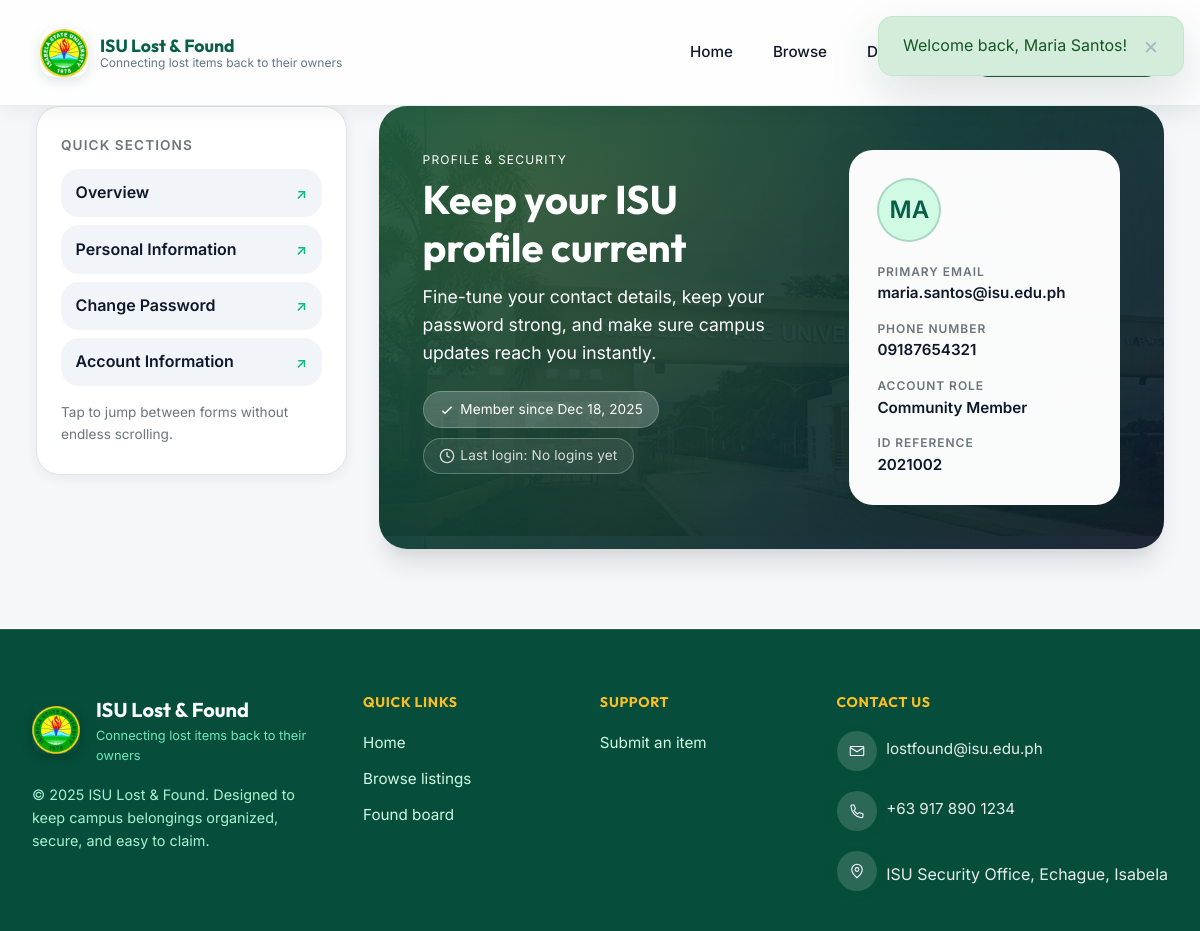
Screenshot of /profile.php (signed in) with the database file from the repository.
### tables this page shows
CREATE TABLE users (
    id INT(11) UNSIGNED AUTO_INCREMENT PRIMARY KEY,
    full_name VARCHAR(100) NOT NULL,
    username VARCHAR(30) UNIQUE NOT NULL,
    email VARCHAR(100) UNIQUE NOT NULL,
    student_staff_id VARCHAR(20) NOT NULL,
    phone VARCHAR(15),
    password VARCHAR(255) NOT NULL,
    is_admin TINYINT(1) DEFAULT 0,
    is_active TINYINT(1) DEFAULT 1,
    created_at TIMESTAMP DEFAULT CURRENT_TIMESTAMP,
    last_login TIMESTAMP NULL,
    INDEX idx_username (username),
    INDEX idx_email (email),
    INDEX idx_is_admin (is_admin)
);

### includes/functions.php (called while the page is built, shortened)
<?php
require_once __DIR__ . '/db.php';
$db = Database::getInstance();
function is_logged_in()
{
    return isset($_SESSION['user_id']) && !empty($_SESSION['user_id']);
}
function get_logged_in_user()
{
    global $db;
    return $db->getUserById($_SESSION['user_id']);
}
function e($string)
{
    return htmlspecialchars($string ?? '', ENT_QUOTES, 'UTF-8');
}
function format_date($date)
{
    return date('M d, Y', strtotime($date));
}

### includes/db.php (called while the page is built, shortened)
<?php
class Database
{
    private static $instance = null;
    private $conn;
    private function __construct()
    {
        try {
            $this->conn = new PDO(
                "mysql:host=" . DB_HOST . ";dbname=" . DB_NAME . ";charset=utf8mb4",
                DB_USER,
                DB_PASS,
                [
                    PDO::ATTR_ERRMODE => PDO::ERRMODE_EXCEPTION,
                    PDO::ATTR_DEFAULT_FETCH_MODE => PDO::FETCH_ASSOC,
                    PDO::ATTR_EMULATE_PREPARES => false,
                ]
            );
        } catch (PDOException $e) {
            die("Database connection failed: " . $e->getMessage());
        }
    }
    public static function getInstance()
    {
        if (self::$instance === null) {
            self::$instance = new self();
        }
        return self::$instance;
    }
    public function getUserById($id)
    {
        $sql = "SELECT * FROM users WHERE id = :id LIMIT 1";
        $stmt = $this->conn->prepare($sql);
        $stmt->execute([':id' => $id]);
        return $stmt->fetch();
    }
}

### profile.php (the view, shortened to what this page needs)
<?php
require_once __DIR__ . '/includes/functions.php';
$current_user = get_logged_in_user();
$profileInitials = strtoupper(substr($current_user['full_name'] ?? $current_user['username'], 0, 2));
$memberSince = format_date($current_user['created_at']);
$lastLoginLabel = $current_user['last_login'] ? format_date($current_user['last_login']) : 'No logins yet';
$roleLabel = $current_user['is_admin'] ? 'Administrator' : 'Community Member';
$view = $_GET['view'] ?? 'overview';
include __DIR__ . '/includes/header.php';
?>
<div class="profile-layout" data-profile-shell>
    <aside class="profile-menu" aria-label="Profile navigation" data-profile-menu>
        <p class="profile-menu__label">Quick sections</p>
        <nav class="profile-menu__nav">
            <a href="profile.php?view=overview" class="profile-menu__link <?php echo $view === 'overview' ? 'active' : ''; ?>">Overview</a>
            <a href="profile.php?view=personal" class="profile-menu__link <?php echo $view === 'personal' ? 'active' : ''; ?>">Personal Information</a>
            <a href="profile.php?view=password" class="profile-menu__link <?php echo $view === 'password' ? 'active' : ''; ?>">Change Password</a>
            <a href="profile.php?view=account" class="profile-menu__link <?php echo $view === 'account' ? 'active' : ''; ?>">Account Information</a>
        </nav>
        <p class="profile-menu__hint">Tap to jump between forms without endless scrolling.</p>
    </aside>
    <div class="profile-content card-grid profile-grid">
    <?php if ($view === 'overview'): ?>
    <section class="profile-hero page-hero">
        <div class="profile-hero__content">
            <p class="eyebrow" style="color:white;">Profile &amp; Security</p>
            <h1>Keep your ISU profile current</h1>
            <p class="section-subtext" style="color:white;">Fine-tune your contact details, keep your password strong, and make sure campus updates reach you instantly.</p>
            <div class="profile-hero__chips">
                <span class="profile-pill">
                    <svg width="16" height="16" viewBox="0 0 24 24" fill="none" stroke="currentColor" stroke-width="2"><path d="M5 13l4 4L19 7" /></svg>
                    Member since <?php echo e($memberSince); ?>
                </span>
                <span class="profile-pill subtle">
                    <svg width="16" height="16" viewBox="0 0 24 24" fill="none" stroke="currentColor" stroke-width="2"><circle cx="12" cy="12" r="10" /><polyline points="12 6 12 12 16 14" /></svg>
                    Last login: <?php echo e($lastLoginLabel); ?>
                </span>
            </div>
        </div>
        <div class="profile-hero__card">
            <div class="profile-avatar" aria-hidden="true"><?php echo e($profileInitials); ?></div>
            <ul class="profile-meta-list">
                <li>
                    <span>Primary email</span>
                    <strong><?php echo e($current_user['email']); ?></strong>
                </li>
                <li>
                    <span>Phone number</span>
                    <strong><?php echo e($current_user['phone'] ?: 'No phone yet'); ?></strong>
                </li>
                <li>
                    <span>Account role</span>
                    <strong><?php echo e($roleLabel); ?></strong>
                </li>
                <li>
                    <span>ID reference</span>
                    <strong><?php echo e($current_user['student_staff_id'] ?? 'N/A'); ?></strong>
                </li>
            </ul>
        </div>
    </section>
    <?php endif; ?>
    </div>
    </div>
<?php include __DIR__ . '/includes/footer.php'; ?>

### assets/css/base.css (style rules this page uses)
:root { --clr-bg: #f8fafc; --clr-surface: #ffffff; --clr-surface-alt: #f1f5f9; --clr-primary-50: #ecfdf5; --clr-primary-100: #d1fae5; --clr-primary-200: #a7f3d0; --clr-primary-300: #6ee7b7; --clr-primary-400: #34d399; --clr-primary-500: #10b981; --clr-primary-600: #059669; --clr-primary-700: #047857; --clr-primary-800: #065f46; --clr-primary-900: #064e3b; --clr-accent-50: #fffbeb; --clr-accent-100: #fef3c7; --clr-accent-200: #fde68a; --clr-accent-300: #fcd34d; --clr-accent-400: #fbbf24; --clr-accent-500: #f59e0b; --clr-accent-600: #d97706; --clr-text-main: #0f172a; --clr-text-muted: #64748b; --clr-text-light: #94a3b8; --clr-border: #e2e8f0; --clr-border-hover: #cbd5e1; --clr-success: #10b981; --clr-danger: #ef4444; --clr-warning: #f59e0b; --clr-info: #3b82f6; --clr-primary: var(--clr-primary-600); --clr-primary-dark: var(--clr-primary-800); --clr-primary-soft: var(--clr-primary-500); --clr-accent: var(--clr-accent-400); --clr-accent-hover: var(--clr-accent-500); --clr-muted: var(--clr-text-muted); --clr-hover-bg: var(--clr-primary-50); --radius-sm: 0.5rem; --radius-md: 0.75rem; --radius-lg: 1rem; --radius-xl: 1.5rem; --radius-full: 9999px; --shadow-sm: 0 1px 2px 0 rgba(0, 0, 0, 0.05); --shadow-md: 0 4px 6px -1px rgba(0, 0, 0, 0.1), 0 2px 4px -1px rgba(0, 0, 0, 0.06); --shadow-lg: 0 10px 15px -3px rgba(0, 0, 0, 0.1), 0 4px 6px -2px rgba(0, 0, 0, 0.05); --shadow-xl: 0 20px 25px -5px rgba(0, 0, 0, 0.1), 0 10px 10px -5px rgba(0, 0, 0, 0.04); --shadow-primary: 0 10px 15px -3px rgba(5, 150, 105, 0.2), 0 4px 6px -2px rgba(5, 150, 105, 0.1); --shadow-hover: 0 20px 25px -5px rgba(0, 0, 0, 0.1), 0 10px 10px -5px rgba(0, 0, 0, 0.04); --font-sans: 'Inter', system-ui, -apple-system, sans-serif; --font-display: 'Outfit', var(--font-sans); }
*, *::before, *::after { box-sizing: border-box; }
body { background-color: var(--clr-bg); color: var(--clr-text-main); font-family: var(--font-sans); font-size: 16px; line-height: 1.6; margin: 0; -webkit-font-smoothing: antialiased; -moz-osx-font-smoothing: grayscale; }
h1, h2, h3, h4, h5, h6 { font-family: var(--font-display); font-weight: 700; line-height: 1.2; color: var(--clr-text-main); margin-top: 0; }
a { color: var(--clr-primary); text-decoration: none; transition: color 0.2s ease; }

### assets/css/style.css (style rules this page uses)
:root { --clr-bg: #f5f7fa; --clr-surface: #ffffff; --clr-muted: #6c757d; --clr-primary: #1a5f45; --clr-primary-dark: #0f3d2a; --clr-primary-soft: #2d8064; --clr-accent: #ffc439; --clr-accent-hover: #ffb31f; --clr-border: #e1e5eb; --clr-hover-bg: #f0fdf7; --radius-xl: 24px; --radius-lg: 18px; --radius-md: 14px; --radius-sm: 10px; --shadow-sm: 0 2px 12px rgba(26, 95, 69, 0.08); --shadow-md: 0 8px 24px rgba(26, 95, 69, 0.12); --shadow-lg: 0 20px 50px rgba(15, 61, 42, 0.15); --shadow-hover: 0 12px 32px rgba(26, 95, 69, 0.18); font-family: 'Inter', 'Segoe UI', system-ui, -apple-system, BlinkMacSystemFont, sans-serif; color: #1a2332; }
* { box-sizing: border-box; }
body { background: var(--clr-bg); margin: 0; padding: 0; font-size: 16px; line-height: 1.6; color: #1a1f2b; overflow-x: hidden; }
a { color: var(--clr-primary); text-decoration: none; }
.eyebrow { text-transform: uppercase; letter-spacing: 0.1em; font-size: 0.75rem; color: var(--clr-muted); margin: 0 0 0.35rem; }
.card-grid { display: grid; grid-template-columns: repeat(auto-fit, minmax(260px, 1fr)); gap: 1.5rem; }
.section-subtext { color: var(--clr-muted); margin: 0.35rem 0; }

### assets/css/components.css (style rules this page uses)
.section-subtext { color: var(--clr-text-muted); font-size: 1.1rem; margin: 0 0 1.5rem 0; }
.card-grid { display: grid; grid-template-columns: repeat(auto-fill, minmax(280px, 1fr)); gap: 1.5rem; }

### assets/css/admin.css (style rules this page uses)
:root { --admin-bg: radial-gradient(circle at top left, rgba(26, 95, 69, 0.15), transparent 35%), radial-gradient(circle at bottom right, rgba(255, 196, 57, 0.2), transparent 45%), #f6f9fb; }

### rows the page displays
users: created_at "Dec 18, 2025", last_login "No logins yet", full_name "MA", email "maria.santos@isu.edu.ph", phone "09187654321", is_admin "Community Member", student_staff "2021002"

### other values shown
$flash['message'] "Welcome back, Maria Santos!"
APP_NAME "ISU Lost & Found"
APP_TAGLINE "Connecting lost items back to their owners"
